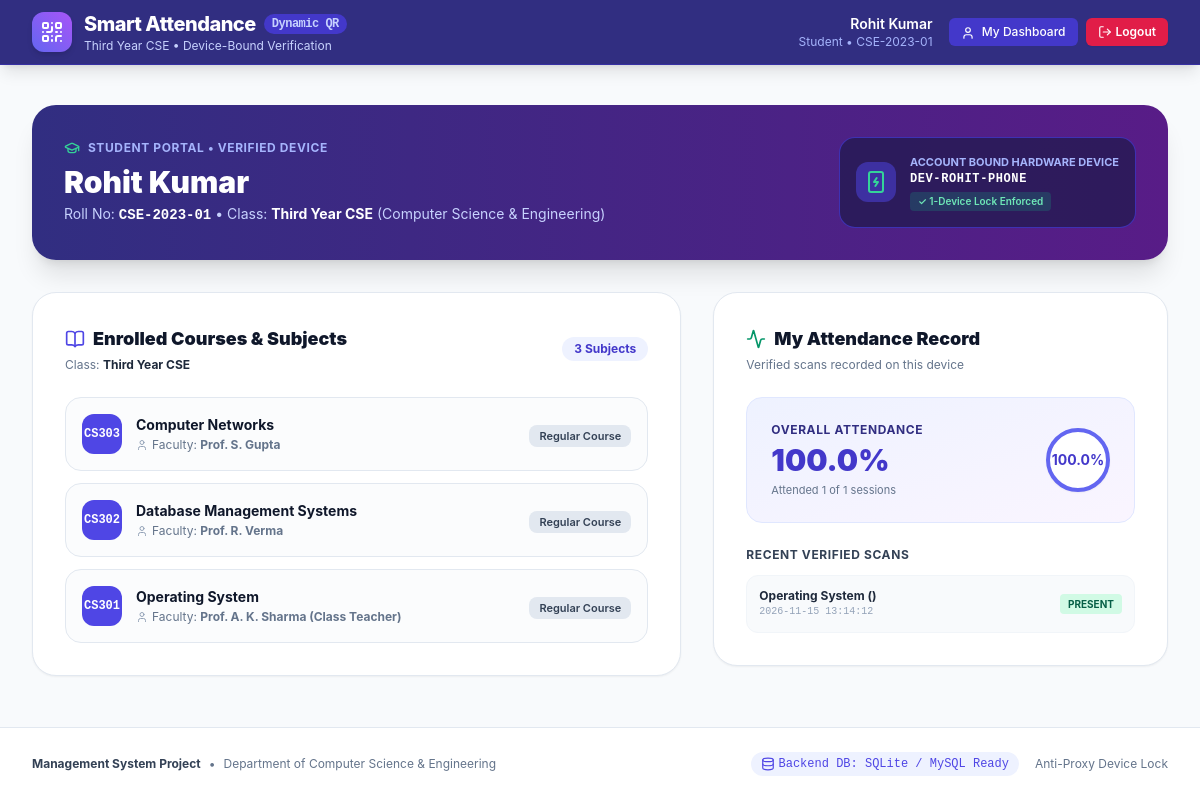
The app's page /student (signed in), older data.
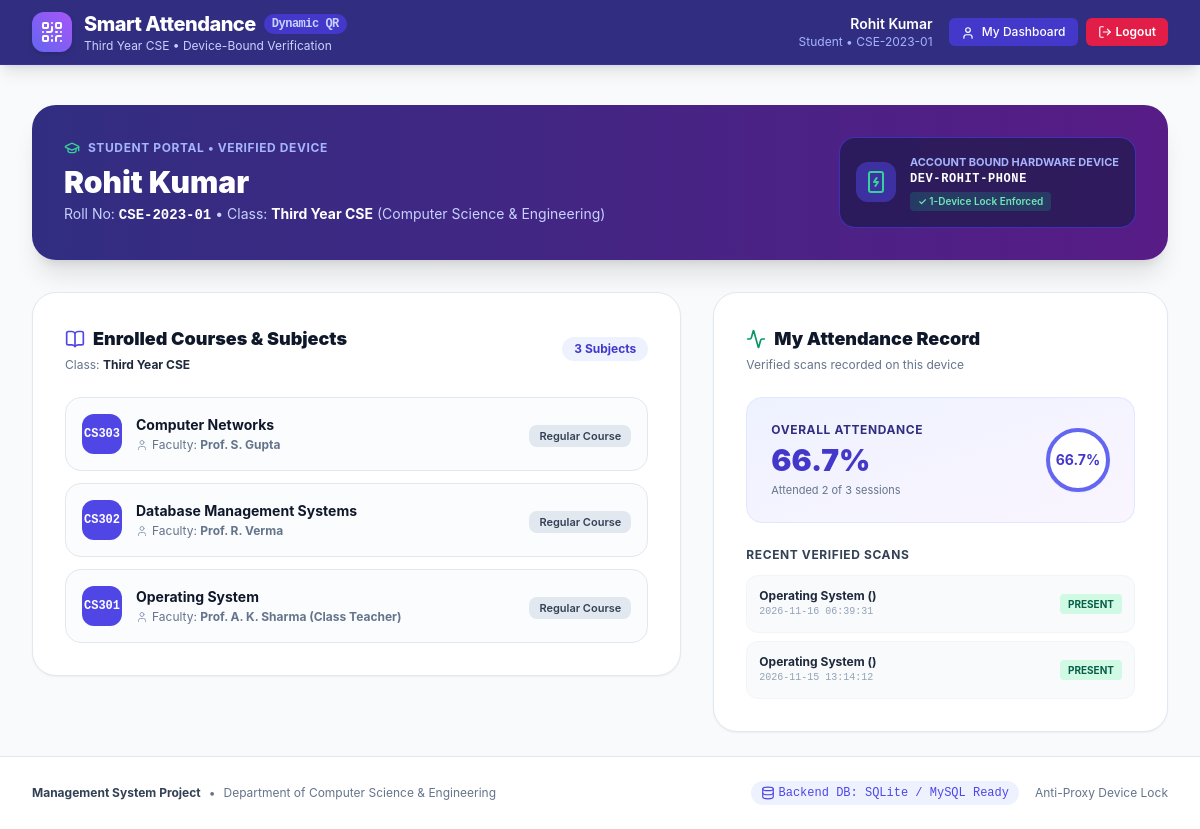
The same page, newer data.
### tables this page shows
CREATE TABLE users (
                id INTEGER PRIMARY KEY AUTOINCREMENT,
                username TEXT NOT NULL UNIQUE,
                password_hash TEXT NOT NULL,
                full_name TEXT NOT NULL,
                email TEXT,
                role TEXT NOT NULL CHECK (role IN ('class_teacher', 'teacher', 'student')),
                class_id INTEGER NULL REFERENCES classes(id) ON DELETE SET NULL,
                roll_no TEXT NULL,
                bound_device_id TEXT NULL,
                bound_at TIMESTAMP NULL,
                created_at TIMESTAMP DEFAULT CURRENT_TIMESTAMP
            );

CREATE TABLE classes (
                id INTEGER PRIMARY KEY AUTOINCREMENT,
                name TEXT NOT NULL,
                branch TEXT NOT NULL,
                year TEXT NOT NULL,
                created_at TIMESTAMP DEFAULT CURRENT_TIMESTAMP
            );

CREATE TABLE subjects (
                id INTEGER PRIMARY KEY AUTOINCREMENT,
                code TEXT NOT NULL,
                name TEXT NOT NULL,
                class_id INTEGER NOT NULL REFERENCES classes(id) ON DELETE CASCADE,
                teacher_id INTEGER NULL REFERENCES users(id) ON DELETE SET NULL,
                created_at TIMESTAMP DEFAULT CURRENT_TIMESTAMP
            );

CREATE TABLE attendance_records (
                id INTEGER PRIMARY KEY AUTOINCREMENT,
                session_id INTEGER NOT NULL REFERENCES attendance_sessions(id) ON DELETE CASCADE,
                student_id INTEGER NOT NULL REFERENCES users(id) ON DELETE CASCADE,
                device_id TEXT NOT NULL,
                status TEXT NOT NULL DEFAULT 'PRESENT',
                scanned_at TIMESTAMP NOT NULL,
                created_at TIMESTAMP DEFAULT CURRENT_TIMESTAMP,
                UNIQUE(session_id, student_id)
            );

### app.py (the view)
@app.route('/student')
def student_dashboard():
    if session.get('role') != 'student':
        flash("Unauthorized. Student access only.", "danger")
        return redirect(url_for('index'))
    student_id = session.get('user_id')
    student = db.get_user_by_id(student_id)
    subjects = db.get_subjects_for_student(student['class_id'])
    summary = db.get_student_attendance_summary(student_id)
    return render_template('student.html',
                           student=student,
                           subjects=subjects,
                           summary=summary)

### app.py (called while the page is built)
@app.context_processor
def inject_config():
    return dict(config=Config)

### db.py (called while the page is built)
    def get_connection(self):
        if self.use_mysql:
            try:
                import pymysql
                import pymysql.cursors
                conn = pymysql.connect(
                    host=Config.MYSQL_HOST,
                    port=Config.MYSQL_PORT,
                    user=Config.MYSQL_USER,
                    password=Config.MYSQL_PASSWORD,
                    database=Config.MYSQL_DB,
                    cursorclass=pymysql.cursors.DictCursor,
                    autocommit=True
                )
                return conn
            except Exception as e:
                print(f"[DB Warning] Could not connect to MySQL ({e}). Falling back to SQLite.")
                self.use_mysql = False
                return self._get_sqlite_connection()
        else:
            return self._get_sqlite_connection()

    def _get_sqlite_connection(self):
        conn = sqlite3.connect(Config.SQLITE_DB)
        conn.row_factory = sqlite3.Row
        conn.execute("PRAGMA foreign_keys = ON")
        return conn

    def query(self, sql, params=(), one=False):
        conn = self.get_connection()
        cursor = conn.cursor()
        if not self.use_mysql:
            sql = sql.replace('%s', '?')
        else:
            sql = sql.replace('?', '%s')
        cursor.execute(sql, params)
        if one:
            result = cursor.fetchone()
            if result and not self.use_mysql:
                result = dict(result)
        else:
            rows = cursor.fetchall()
            if not self.use_mysql:
                result = [dict(r) for r in rows]
            else:
                result = rows
        conn.close()
        return result

    def get_user_by_id(self, user_id):
        return self.query("""
            SELECT u.*, c.name as class_name, c.branch, c.year
            FROM users u
            LEFT JOIN classes c ON u.class_id = c.id
            WHERE u.id = %s
        """, (user_id,), one=True)

    def get_subjects_for_student(self, class_id):
        return self.query("""
            SELECT s.*, u.full_name as teacher_name
            FROM subjects s
            LEFT JOIN users u ON s.teacher_id = u.id
            WHERE s.class_id = %s
            ORDER BY s.name ASC
        """, (class_id,))

### templates/student.html (shortened to what this page needs)
{% extends "base.html" %}
{% block content %}
<div class="space-y-8">
  <div class="bg-gradient-to-r from-indigo-900 to-purple-900 text-white p-6 sm:p-8 rounded-3xl shadow-xl flex flex-col md:flex-row md:items-center justify-between gap-6">
    <div>
      <div class="flex items-center space-x-2 text-indigo-300 text-xs font-bold uppercase tracking-wider mb-2">
        <i data-lucide="graduation-cap" class="w-4 h-4 text-emerald-400"></i>
        <span>Student Portal • Verified Device</span>
      </div>
      <h1 class="text-2xl sm:text-3xl font-black">{{ student.full_name }}</h1>
      <p class="text-indigo-200 text-sm mt-1">
        Roll No: <strong class="text-white font-mono">{{ student.roll_no }}</strong> • Class: <strong class="text-white">{{ student.class_name }}</strong> ({{ student.branch }})
      </p>
    </div>
    <div class="bg-indigo-950/70 border border-indigo-700/80 p-4 rounded-2xl flex items-center space-x-3.5">
      <div class="w-10 h-10 rounded-xl bg-indigo-600/50 flex items-center justify-center text-emerald-400">
        <i data-lucide="smartphone-charging" class="w-6 h-6"></i>
      </div>
      <div>
        <p class="text-[11px] uppercase font-bold text-indigo-300">Account Bound Hardware Device</p>
        <p class="text-xs font-mono font-bold text-white tracking-wider" id="student-bound-device">
          {{ student.bound_device_id or 'Binding on login...' }}
        </p>
        <span class="inline-block text-[10px] bg-emerald-500/20 text-emerald-300 px-2 py-0.5 rounded font-semibold mt-1">
          ✓ 1-Device Lock Enforced
        </span>
      </div>
    </div>
  </div>
  <div class="grid grid-cols-1 lg:grid-cols-12 gap-8 items-start">
    <div class="lg:col-span-7 bg-white border border-slate-200 rounded-3xl shadow-sm p-6 sm:p-8">
      <div class="flex items-center justify-between mb-6">
        <div>
          <h3 class="text-lg font-black text-slate-900 flex items-center space-x-2">
            <i data-lucide="book-open" class="w-5 h-5 text-indigo-600"></i>
            <span>Enrolled Courses & Subjects</span>
          </h3>
          <p class="text-xs text-slate-500 mt-1">Class: <strong class="text-slate-800">{{ student.class_name }}</strong></p>
        </div>
        <span class="text-xs font-bold bg-indigo-50 text-indigo-700 px-3 py-1 rounded-full">
          {{ subjects|length }} Subjects
        </span>
      </div>
      <div class="space-y-3">
        {% for s in subjects %}
        <div class="p-4 rounded-2xl border border-slate-200 hover:border-indigo-300 hover:shadow-md transition bg-slate-50/50 flex items-center justify-between">
          <div class="flex items-center space-x-3.5">
            <div class="w-10 h-10 rounded-xl bg-indigo-600 text-white flex items-center justify-center font-bold font-mono text-xs">
              {{ s.code }}
            </div>
            <div>
              <h4 class="font-bold text-slate-900 text-sm">{{ s.name }}</h4>
              <p class="text-xs text-slate-500 flex items-center space-x-1 mt-0.5">
                <i data-lucide="user" class="w-3 h-3 text-slate-400"></i>
                <span>Faculty: <strong>{{ s.teacher_name or 'Faculty Assigned' }}</strong></span>
              </p>
            </div>
          </div>
          <div>
            <span class="text-[11px] bg-slate-200 text-slate-700 font-semibold px-2.5 py-1 rounded-lg">
              Regular Course
            </span>
          </div>
        </div>
        {% endfor %}
      </div>
    </div>
    <div class="lg:col-span-5 bg-white border border-slate-200 rounded-3xl shadow-sm p-6 sm:p-8 space-y-6">
      <div>
        <h3 class="text-lg font-black text-slate-900 flex items-center space-x-2">
          <i data-lucide="activity" class="w-5 h-5 text-emerald-600"></i>
          <span>My Attendance Record</span>
        </h3>
        <p class="text-xs text-slate-500 mt-1">Verified scans recorded on this device</p>
      </div>
      <div class="bg-gradient-to-br from-indigo-50 to-purple-50 p-6 rounded-2xl border border-indigo-100 flex items-center justify-between">
        <div>
          <p class="text-xs font-bold text-indigo-900 uppercase tracking-wider">Overall Attendance</p>
          <p class="text-3xl font-black text-indigo-700 mt-1">{{ summary.percentage }}%</p>
          <p class="text-[11px] text-slate-500 mt-1">
            Attended {{ summary.attended_sessions }} of {{ summary.total_sessions }} sessions
          </p>
        </div>
        <div class="w-16 h-16 rounded-full border-4 border-indigo-500 flex items-center justify-center font-bold text-sm text-indigo-700 bg-white shadow-sm">
          {{ summary.percentage }}%
        </div>
      </div>
      <div>
        <h4 class="text-xs font-bold text-slate-700 uppercase tracking-wider mb-3">Recent Verified Scans</h4>
        <div class="space-y-2">
          {% if summary.records and summary.records|length > 0 %}
            {% for r in summary.records %}
            <div class="p-3 bg-slate-50 rounded-xl border border-slate-100 flex items-center justify-between text-xs">
              <div>
                <p class="font-bold text-slate-800">{{ r.subject_name }} ({{ r.code }})</p>
                <p class="text-[10px] text-slate-400 font-mono">{{ r.scanned_at }}</p>
              </div>
              <span class="bg-emerald-100 text-emerald-800 font-bold px-2 py-0.5 rounded text-[10px]">PRESENT</span>
            </div>
            {% endfor %}
          {% else %}
            <p class="text-xs text-slate-400 italic text-center py-4">No attendance scans recorded yet.</p>
          {% endif %}
        </div>
      </div>
    </div>
  </div>
</div>
{% endblock %}

### templates/base.html (shortened to what this page needs)
<!DOCTYPE html>
<html lang="en">
<head>
  <script src="https://cdn.tailwindcss.com"></script>
  <link rel="stylesheet" href="{{ url_for('static', filename='css/style.css') }}">
</head>
<body class="bg-slate-50 text-slate-800 flex flex-col min-h-screen">
  <header class="bg-indigo-900 text-white shadow-lg sticky top-0 z-40 border-b border-indigo-800">
    <div class="max-w-7xl mx-auto px-4 sm:px-6 lg:px-8">
      <div class="flex justify-between items-center h-16">
        <div class="flex items-center space-x-3">
          <div class="w-10 h-10 rounded-xl bg-gradient-to-tr from-indigo-500 to-purple-500 flex items-center justify-center shadow-md">
            <i data-lucide="qr-code" class="w-6 h-6 text-white"></i>
          </div>
          <div>
            <a href="/" class="font-extrabold text-lg sm:text-xl tracking-tight text-white flex items-center space-x-2">
              <span>Smart Attendance</span>
              <span class="text-xs bg-indigo-700 text-indigo-200 px-2 py-0.5 rounded-full font-mono">Dynamic QR</span>
            </a>
            <p class="text-xs text-indigo-200 hidden sm:block">Third Year CSE • Device-Bound Verification</p>
          </div>
        </div>
        {% if session.get('user_id') %}
        <div class="flex items-center space-x-4">
          <div class="hidden md:flex flex-col text-right">
            <span class="text-sm font-semibold text-white">{{ session.get('full_name') }}</span>
            <span class="text-xs text-indigo-300 capitalize">
              {% if session.get('role') == 'class_teacher' %}
                <span class="text-amber-300 font-bold">★ Class Teacher (Admin)</span>
              {% elif session.get('role') == 'teacher' %}
                <span>Faculty / Teacher</span>
              {% else %}
                <span>Student • {{ session.get('roll_no', '') }}</span>
              {% endif %}
            </span>
          </div>
          <nav class="flex items-center space-x-2">
            {% if session.get('role') == 'class_teacher' %}
              <a href="/class-teacher" class="text-xs bg-indigo-800 hover:bg-indigo-700 text-indigo-100 px-3 py-1.5 rounded-md font-medium transition">
                <i data-lucide="shield" class="w-3.5 h-3.5 inline mr-1"></i> Admin Panel
              </a>
              <a href="/teacher" class="text-xs bg-indigo-700 hover:bg-indigo-600 text-white px-3 py-1.5 rounded-md font-medium transition">
                <i data-lucide="play" class="w-3.5 h-3.5 inline mr-1"></i> Take Attendance
              </a>
            {% elif session.get('role') == 'teacher' %}
              <a href="/teacher" class="text-xs bg-indigo-700 hover:bg-indigo-600 text-white px-3 py-1.5 rounded-md font-medium transition">
                <i data-lucide="calendar" class="w-3.5 h-3.5 inline mr-1"></i> Attendance Sessions
              </a>
            {% elif session.get('role') == 'student' %}
              <a href="/student" class="text-xs bg-indigo-700 hover:bg-indigo-600 text-white px-3 py-1.5 rounded-md font-medium transition">
                <i data-lucide="user" class="w-3.5 h-3.5 inline mr-1"></i> My Dashboard
              </a>
            {% endif %}
            <a href="/logout"
               id="logout-btn"
               onclick="return handleLogout(event);"
               class="text-xs bg-rose-600 hover:bg-rose-700 text-white px-3 py-1.5 rounded-md font-semibold transition flex items-center space-x-1 shadow-sm">
              <i data-lucide="log-out" class="w-3.5 h-3.5"></i>
              <span>Logout</span>
            </a>
          </nav>
        </div>
        {% else %}
        <div>
          <a href="/login" class="text-xs bg-white text-indigo-900 hover:bg-indigo-50 font-bold px-4 py-2 rounded-lg shadow-sm transition">
            Sign In
          </a>
        </div>
        {% endif %}
      </div>
    </div>
  </header>
  <main class="flex-grow max-w-7xl w-full mx-auto px-4 sm:px-6 lg:px-8 py-6">
    {% block content %}{% endblock %}
  </main>
  <footer class="bg-white border-t border-slate-200 py-6 text-slate-500 text-xs no-print mt-auto">
    <div class="max-w-7xl mx-auto px-4 sm:px-6 lg:px-8 flex flex-col sm:flex-row items-center justify-between gap-4">
      <div class="flex items-center space-x-2">
        <span class="font-bold text-slate-700">Management System Project</span>
        <span>•</span>
        <span class="text-slate-500">Department of Computer Science & Engineering</span>
      </div>
      <div class="flex items-center space-x-4">
        <span class="inline-flex items-center text-xs text-indigo-600 bg-indigo-50 px-2.5 py-1 rounded-full font-mono">
          <i data-lucide="database" class="w-3.5 h-3.5 mr-1"></i>
          Backend DB: {% if config.USE_MYSQL %}MySQL (Port 3306){% else %}SQLite / MySQL Ready{% endif %}
        </span>
        <span>Anti-Proxy Device Lock</span>
      </div>
    </div>
  </footer>
</body>
</html>

### static/css/style.css (style rules this page uses)
:root { --primary: #4f46e5; --primary-hover: #4338ca; --success: #10b981; --danger: #ef4444; --warning: #f59e0b; --bg-dark: #0f172a; --card-bg: #ffffff; --text-main: #1e293b; --text-muted: #64748b; --border: #e2e8f0; }
body { font-family: -apple-system, BlinkMacSystemFont, "Segoe UI", Roboto, "Helvetica Neue", Arial, sans-serif; background-color: #f8fafc; color: var(--text-main); margin: 0; padding: 0; min-height: 100vh; display: flex; flex-direction: column; }

Row changes from the older to the newer data that the page shows:
added attendance_records: subject_name "Operating System", scanned_at "2026-11-16 06:39:31"
Text that changed along with them:
{{ summary.percentage }}: "100.0" → "66.7"
{{ summary.attended_sessions }}: "1" → "2"
{{ summary.total_sessions }}: "1" → "3"
